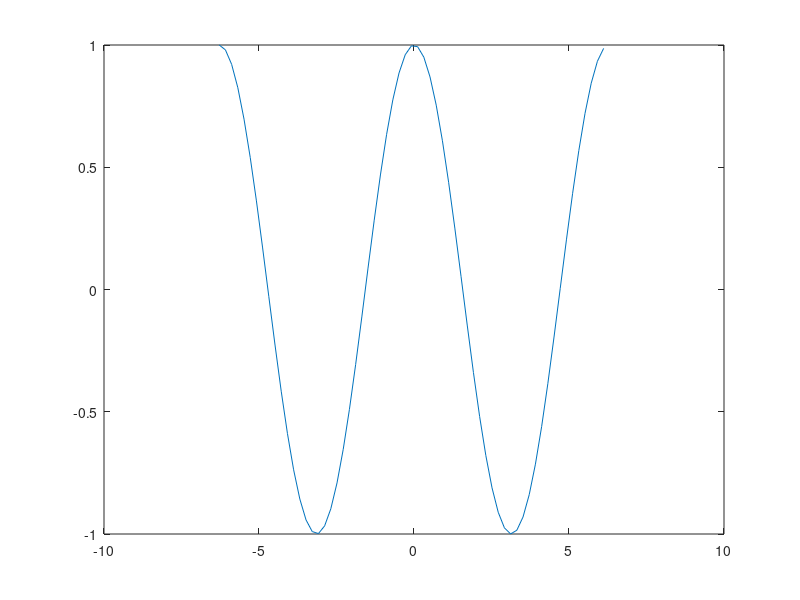

The MATLAB script that drew this image: (Note: this script raises an error after producing the figure.)
x=[-2*pi:0.2:2*pi];

plot(x,cos(x));
hold on
plot(x,myCosx_1605103(x,1));
hold on
plot(x,myCosx_1605103(x,3));
hold on
plot(x,myCosx_1605103(x,5));
hold on
plot(x,myCosx_1605103(x,20));
xlabel('X[-2pi,2pi]')
ylabel('cosX')
xlim([-2*pi 2*pi]);
ylim([-1 1])